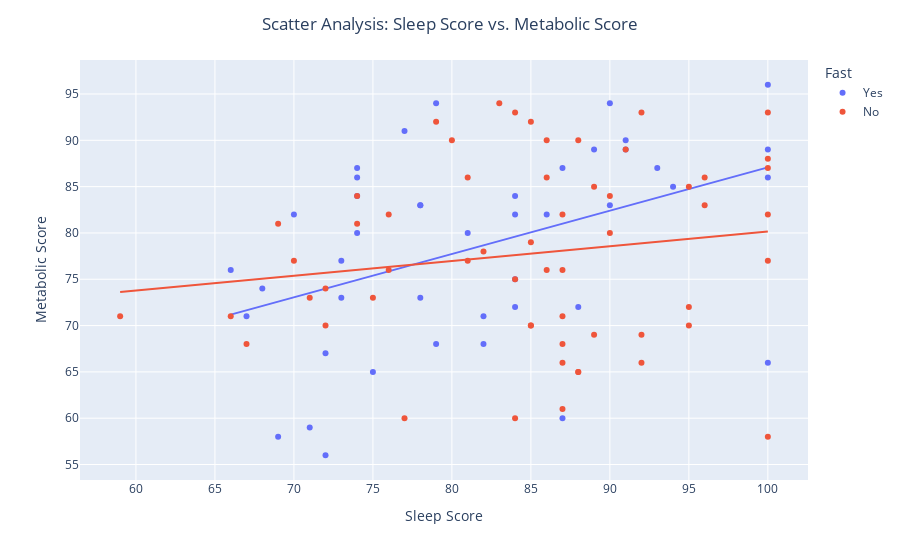

Notebook code for this chart:
### Code cell
fig = pt.plotly_scatter(dataset=all_data, 
                        x_selection="Sleep Score",
                        y_selection="Metabolic Score",
                        color_selection="Fast",
                        hover=[all_data.index]
                       )
fig.show()

### Figure 1 — Plotly figure (JSON) as saved in the notebook; plotly's stock layout.template omitted (floating-point values rounded to 4 significant figures)
{"data": [{"customdata": [[0], [1], [4], [5], [6], [14], [18], [19], [21], [63], [64], [65], [66], [67], [68], [69], [70], [71], [74], [75], [76], [77], [78], [79], [80], [81], [82], [83], [84], [85], [86], [89], [90], [91], [95], [96], [108], [109], [110], [111], [116], [117], [124]], "hovertemplate": "Fast=Yes<br>Sleep Score=%{x}<br>Metabolic Score=%{y}<br>index=%{customdata[0]}<extra></extra>", "legendgroup": "Yes", "marker": {"color": "#636efa", "symbol": "circle"}, "mode": "markers", "name": "Yes", "orientation": "v", "showlegend": true, "type": "scatter", "x": [87, 69, 66, 75, 78, 79, 82, 100, 90, 71, 72, 86, 73, 82, 81, 73, 74, 68, 89, 84, 84, 72, 74, 84, 77, 87, 78, 84, 79, 74, 70, 78, 74, 67, 88, 94, 91, 100, 91, 93, 90, 100, 100], "xaxis": "x", "y": [60, 58, 76, 65, 73, 68, 68, 66, 83, 59, 56, 82, 73, 71, 80, 77, 80, 74, 89, 75, 72, 67, 84, 82, 91, 87, 83, 84, 94, 87, 82, 83, 86, 71, 72, 85, 89, 89, 90, 87, 94, 86, 96], "yaxis": "y"}, {"hovertemplate": "<b>OLS trendline</b><br>Metabolic Score = 0.467566 * Sleep Score + 40.3205<br>R<sup>2</sup>=0.185279<br><br>Fast=Yes<br>Sleep Score=%{x}<br>Metabolic Score=%{y} <b>(trend)</b><extra></extra>", "legendgroup": "Yes", "marker": {"color": "#636efa", "symbol": "circle"}, "mode": "lines", "name": "Yes", "showlegend": false, "type": "scatter", "x": [66, 67, 68, 69, 70, 71, 72, 72, 73, 73, 74, 74, 74, 74, 75, 77, 78, 78, 78, 79, 79, 81, 82, 82, 84, 84, 84, 84, 86, 87, 87, 88, 89, 90, 90, 91, 91, 93, 94, 100, 100, 100, 100], "xaxis": "x", "y": [71.18, 71.65, 72.11, 72.58, 73.05, 73.52, 73.99, 73.99, 74.45, 74.45, 74.92, 74.92, 74.92, 74.92, 75.39, 76.32, 76.79, 76.79, 76.79, 77.26, 77.26, 78.19, 78.66, 78.66, 79.6, 79.6, 79.6, 79.6, 80.53, 81.0, 81.0, 81.47, 81.93, 82.4, 82.4, 82.87, 82.87, 83.8, 84.27, 87.08, 87.08, 87.08, 87.08], "yaxis": "y"}, {"customdata": [[2], [3], [7], [8], [9], [10], [11], [12], [13], [15], [16], [17], [20], [22], [23], [24], [25], [26], [27], [28], [29], [30], [31], [32], [33], [34], [35], [36], [37], [38], [39], [40], [41], [42], [43], [44], [45], [46], [47], [48], [49], [50], [51], [52], [53], [54], [55], [56], [57], [58], [59], [60], [61], [62], [72], [73], [87], [88], [92], [93], [94], [97], [98], [99], [100], [101], [102], [103], [104], [105], [106], [107], [112], [113], [114], [115], [118], [119], [120], [121], [122], [123], [125]], "hovertemplate": "Fast=No<br>Sleep Score=%{x}<br>Metabolic Score=%{y}<br>index=%{customdata[0]}<extra></extra>", "legendgroup": "No", "marker": {"color": "#EF553B", "symbol": "circle"}, "mode": "markers", "name": "No", "orientation": "v", "showlegend": true, "type": "scatter", "x": [67, 76, 90, 82, 95, 76, 92, 89, 87, 75, 87, 81, 92, 69, 87, 87, 70, 59, 72, 83, 91, 91, 100, 100, 100, 100, 89, 83, 99, 95, 95, 100, 95, 91, 83, 77, 64, 96, 87, 94, 86, 88, 85, 77, 100, 100, 95, 100, 84, 85, 71, 72, 85, 87, 88, 66, 86, 81, 86, 84, 95, 87, 90, 100, 100, 92, 91, 96, 74, 84, 96, 85, 79, 81, 66, 100, 74, 89, 80, 79, 83, 88, 100], "xaxis": "x", "y": [68, 76, 80, 78, 72, 82, 66, 69, 68, 73, 61, 77, 69, 81, 66, 76, 77, 71, 74, null, null, null, null, null, null, null, null, null, null, null, null, null, null, null, null, null, null, null, null, null, 76, 65, 79, 60, 58, 82, 70, 77, 60, 70, 73, 70, 70, 71, 65, 71, 90, 86, 86, 93, 85, 82, 84, 88, 87, 93, 89, 83, 81, 75, 86, 92, null, null, null, null, 84, 85, 90, 92, 94, 90, 93], "yaxis": "y"}, {"hovertemplate": "<b>OLS trendline</b><br>Metabolic Score = 0.159025 * Sleep Score + 64.2462<br>R<sup>2</sup>=0.024807<br><br>Fast=No<br>Sleep Score=%{x}<br>Metabolic Score=%{y} <b>(trend)</b><extra></extra>", "legendgroup": "No", "marker": {"color": "#EF553B", "symbol": "circle"}, "mode": "lines", "name": "No", "showlegend": false, "type": "scatter", "x": [59, 66, 67, 69, 70, 71, 72, 72, 74, 74, 75, 76, 76, 77, 79, 80, 81, 81, 82, 83, 84, 84, 84, 85, 85, 85, 85, 86, 86, 86, 87, 87, 87, 87, 87, 87, 88, 88, 88, 89, 89, 90, 90, 91, 92, 92, 92, 95, 95, 95, 96, 96, 100, 100, 100, 100, 100, 100], "xaxis": "x", "y": [73.63, 74.74, 74.9, 75.22, 75.38, 75.54, 75.7, 75.7, 76.01, 76.01, 76.17, 76.33, 76.33, 76.49, 76.81, 76.97, 77.13, 77.13, 77.29, 77.45, 77.6, 77.6, 77.6, 77.76, 77.76, 77.76, 77.76, 77.92, 77.92, 77.92, 78.08, 78.08, 78.08, 78.08, 78.08, 78.08, 78.24, 78.24, 78.24, 78.4, 78.4, 78.56, 78.56, 78.72, 78.88, 78.88, 78.88, 79.35, 79.35, 79.35, 79.51, 79.51, 80.15, 80.15, 80.15, 80.15, 80.15, 80.15], "yaxis": "y"}], "layout": {"autosize": true, "legend": {"title": {"text": "Fast"}, "tracegroupgap": 0}, "margin": {"t": 60}, "title": {"text": "Scatter Analysis: Sleep Score vs. Metabolic Score", "x": 0.5}, "xaxis": {"anchor": "y", "autorange": true, "domain": [0, 1], "range": [56.53, 102.5], "title": {"text": "Sleep Score"}, "type": "linear"}, "yaxis": {"anchor": "x", "autorange": true, "domain": [0, 1], "range": [53.16, 98.84], "title": {"text": "Metabolic Score"}, "type": "linear"}}}
